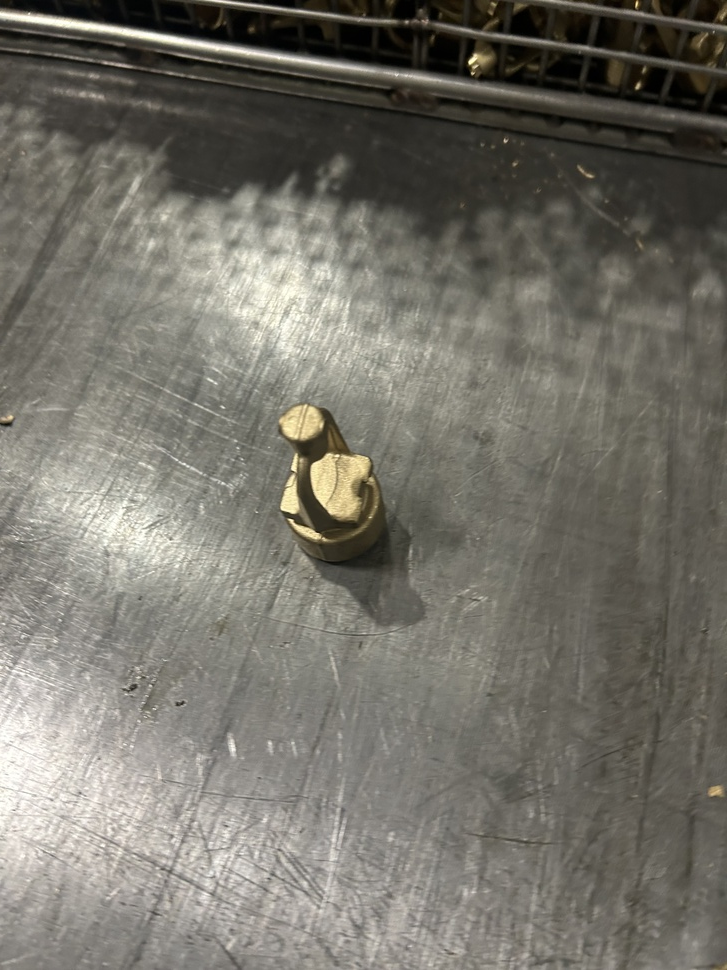
#> input picture Deep_Learning/Opencv_Worked/Torun_Metal/dataset/test/NOK/IMG_1134.JPG, 727 x 970 px, shrunk from 3024 x 4032 before the run
$ python -i utlis.py   (imports and definitions only)
#> lines starting #> are read from the running program, lines starting #| are printed output that depends on the picture; after the words box and inside, x2 and y2 are one past the last pixel; in counts of white or black regions, pixels touching at a corner belong together
#> further down, picture is the input picture: shape (970, 727, 3); mean B, G, R 105.9, 114.8, 117.5
"""
Idea:
    - first extract the A4-sized paper itself
    - we use the standard dimensions of the paper to determine the dimensions of the contained objects
    - the function takes in an image and applies filters to it
    - it finds the positions of the objects within the image and
    - returns it in a suitable format
"""
import cv2
import numpy as np


"""
function to get the edges from the image
"""
def getContours(img, cannyThreshold=[100, 100], showCanny=False, thresholdArea=1000, filter=0, draw=False):
    # Convert the image to greyscale
#> called with showCanny = False, thresholdArea = 1000, filter = 0, draw = False
    greyImg = cv2.cvtColor(img, cv2.COLOR_BGR2GRAY)

    """
        Apply Gaussian Blur to the image to remove the Gaussian noise
        Doing so will reduce the high-frequency components from the image
    """
    blurImg = cv2.GaussianBlur(greyImg, (5, 5), 1)

    # Get the edges from the grey-scale image using the Canny edge-detection algorithm
    cannyImg = cv2.Canny(blurImg, cannyThreshold[0], cannyThreshold[1])
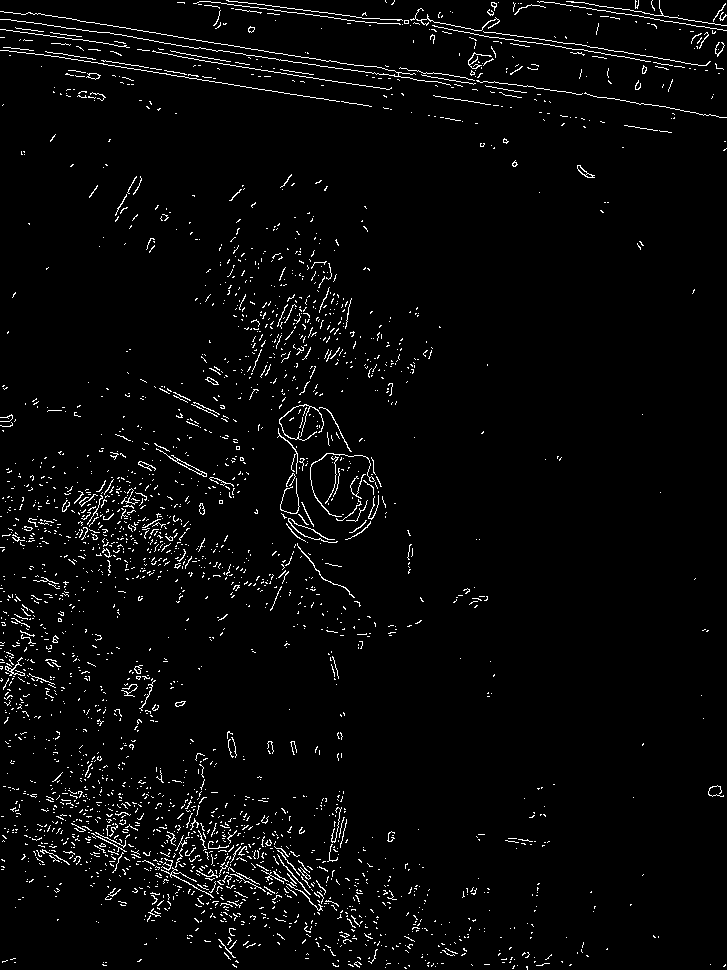
#> cannyImg: shape (970, 727); 3.1% white in thin lines or dots

    # We chose a 5x5 kernel with its center as the anchor
    kernel = np.ones((5, 5))

    """
        Apply dilation to the image to ensure thicker edges
        The dilate function will compute the maximum pixel brightness after overlapping original image with the kernel
        In doing so, the final image that we get has broader edges
    """
    dilateImg = cv2.dilate(cannyImg, kernel, iterations=3)
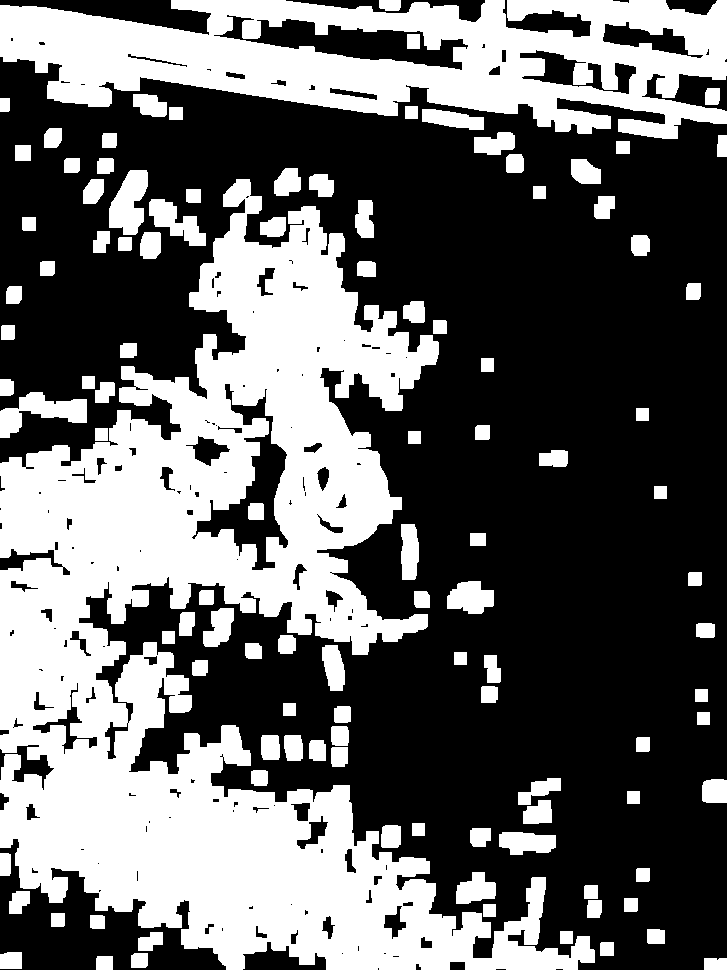
#> dilateImg: shape (970, 727); 39.7% white; 109 white regions, largest, box (x1, y1, x2, y2) and area: (0, 179, 595, 970) 182885, (0, 0, 727, 139) 57562, (0, 392, 87, 438) 1884

    """
        Apply erosions so that the edges become thin again
        The erode function will compute the minimum pixel brightness after overlapping original image with the kernel
        In doing so, the final image that we get has thinner edges
    """
    thresholdImg = cv2.erode(dilateImg, kernel, iterations=2)
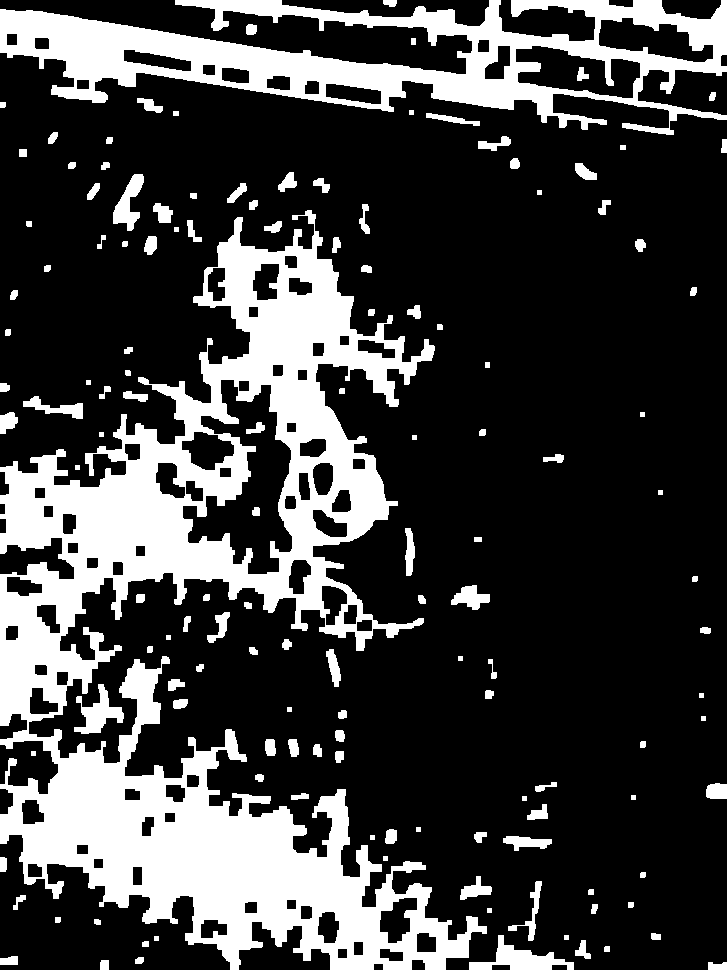
#> thresholdImg: shape (970, 727); 24.9% white; 138 white regions

    # Display if the  user wants to see the canny image
    if showCanny:
        cv2.imshow('Canny', cannyImg)

    """
        we need to find the EXTREME OUTER border of the shape in the current frame
        hence, we use RETR_EXTERNAL mode and
        CHAIN_APPROX_SIMPLE method to remove the redundant vertices along a single-line chain
    """
    contours, heirarchy = cv2.findContours(thresholdImg, cv2.RETR_EXTERNAL, cv2.CHAIN_APPROX_SIMPLE)
#> contours = 135 contours, 23 with area under 20; largest, box (x1, y1, x2, y2) and area: (0, 210, 487, 970) 144384, (0, 0, 727, 135) 45251, (469, 935, 574, 970) 1297, (74, 684, 124, 734) 962, (113, 174, 144, 231) 774
    finalContours = []

    for i in contours:
        area = cv2.contourArea(i)
        if area > thresholdArea:
            # Get the perimeter of the contour
            perimeter = cv2.arcLength(i, True)

            """
                We smoothen out the current contour using the approxPolyDP function but
                we try to keep the value of the approximation within 0.2% of the perimeter value
            """
            approx = cv2.approxPolyDP(i, 0.002 * perimeter, True)

            # Get the top-left (x, y) coordinates of the bounding-rectangle and its width and height
            boundingBox = cv2.boundingRect(approx)

            if filter > 0:
                if len(approx) == filter:
                    finalContours.append([len(approx), area, approx, boundingBox, i])
            else:
                finalContours.append([len(approx), area, approx, boundingBox, i])
#> this loop made 135 passes
#> (area, perimeter, boundingBox) on passes 10, 104, 135: (1297, 293.5, (469, 935, 105, 35)), (144383.5, 8046.1, (0, 210, 487, 760)), (45251, 3680.9, (0, 0, 727, 135))
#> after the loop, finalContours = 3 items

    # Sort the contours array in decreasing order of the contour area
    finalContours = sorted(finalContours, key=lambda x: x[1], reverse=True)

    # Draw the image of the user wants the image to be drawn
    if draw:
        for contour in finalContours:
            # Add a red border to each shape
            cv2.drawContours(img, contour[4], -1, (0, 0, 255), 3)

    return img, finalContours


"""
    helps appropriately label the corners for processing
    eg: if 2->3->1->4 conv to 1->2->3->4 in clockwise order
"""
# [34 lines left out: functions reorder, warpImage, not called in this run]


"""
function to calculate the distance between two points
"""
# [5 lines left out: function findDistance, not called in this run]

>>> import cv2
>>> picture = cv2.imread('dataset/test/NOK/IMG_1134.JPG')
>>> result = getContours(picture)

$ run again, on Deep_Learning/Opencv_Worked/Torun_Metal/dataset/test/NOK/IMG_1135.JPG
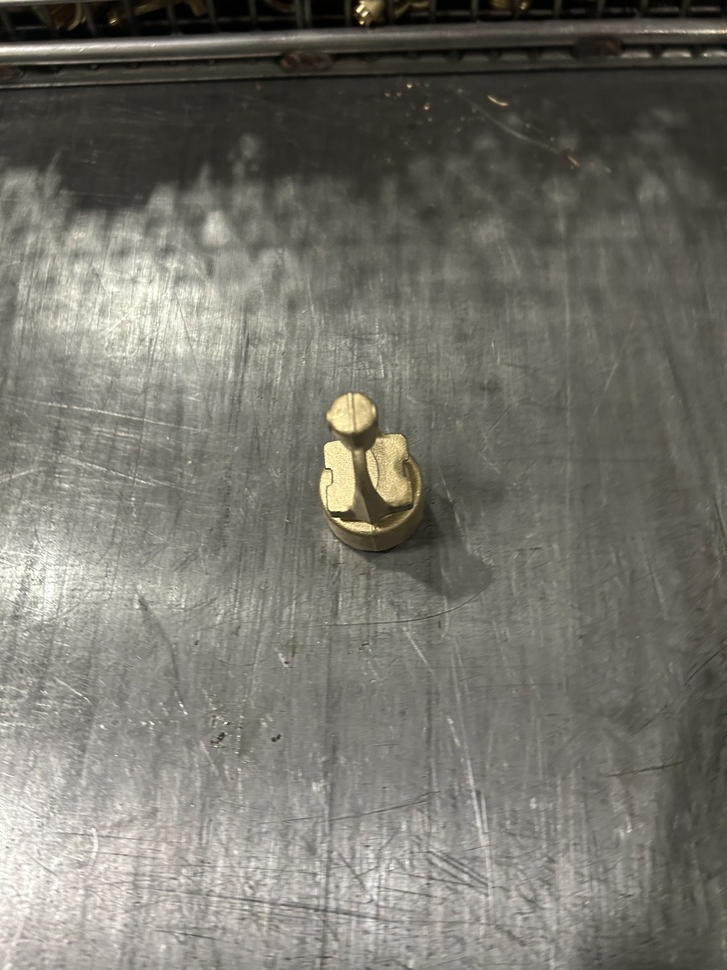
#> input picture Deep_Learning/Opencv_Worked/Torun_Metal/dataset/test/NOK/IMG_1135.JPG, 727 x 970 px, shrunk from 3024 x 4032 before the run
#> picture is the input picture: shape (970, 727, 3); mean B, G, R 107, 115.8, 118.5
#> in getContours, `cannyImg = cv2.Canny(blurImg, cannyThreshold[0], cannyThreshold[1])`:
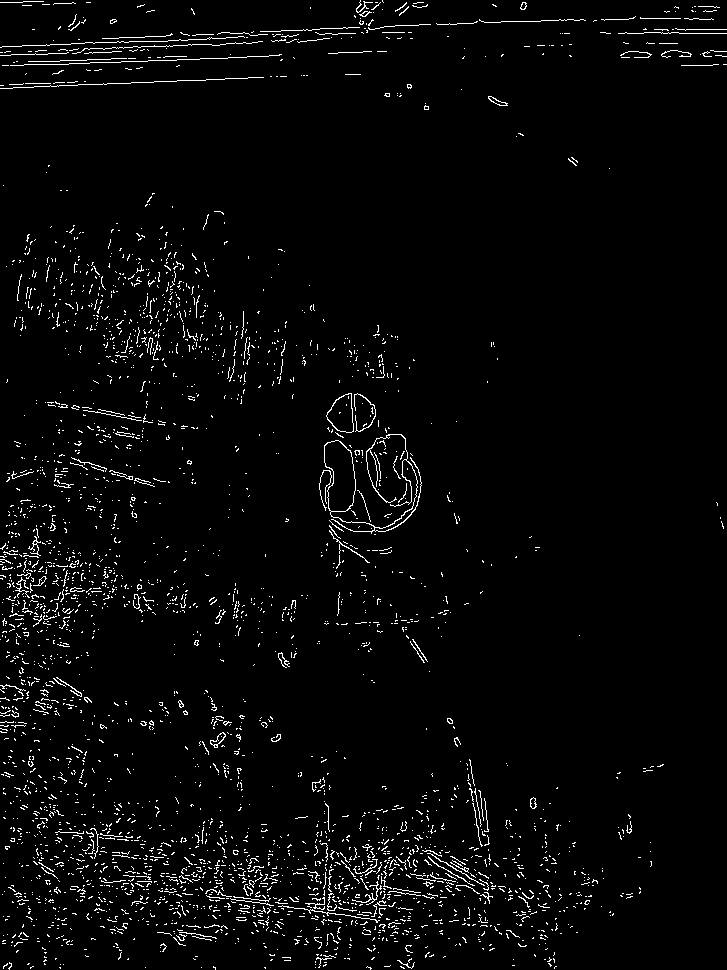
#> cannyImg: shape (970, 727); 3% white in thin lines or dots
#> dilateImg: shape (970, 727); 39.9% white; 88 white regions, largest, box (x1, y1, x2, y2) and area: (0, 217, 620, 970) 212226, (0, 0, 727, 95) 34612, (179, 684, 259, 817) 5184
#> in getContours, `thresholdImg = cv2.erode(dilateImg, kernel, iterations=2)`:
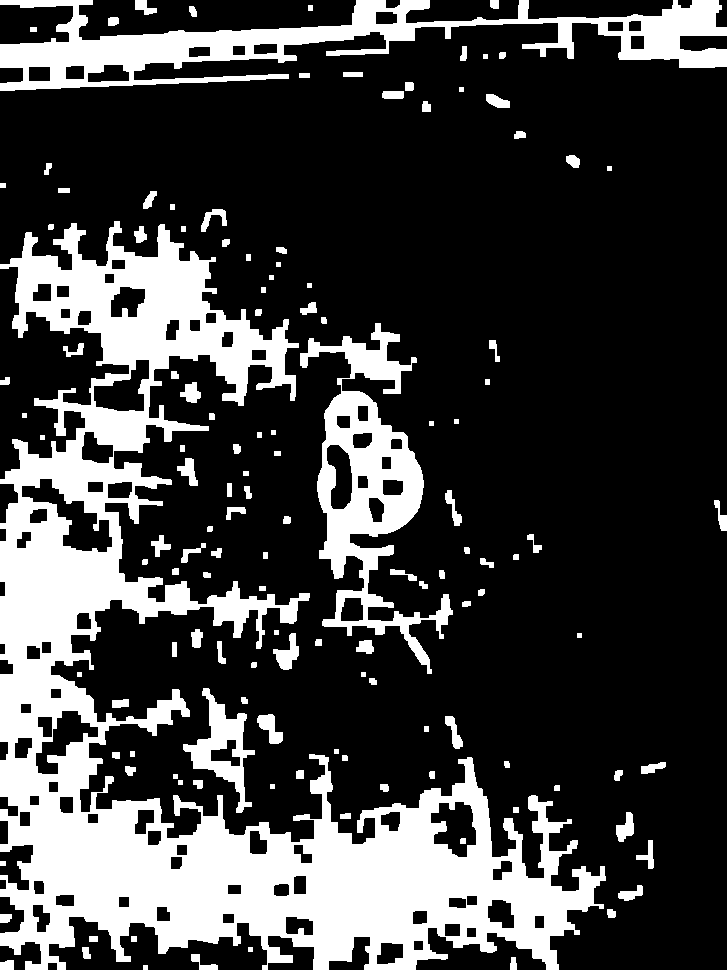
#> thresholdImg: shape (970, 727); 25.4% white; 134 white regions
#> contours = 133 contours, 21 with area under 20; largest, box (x1, y1, x2, y2) and area: (0, 221, 606, 970) 141927, (0, 0, 727, 91) 22352, (300, 323, 453, 674) 17979, (183, 688, 255, 813) 3122, (273, 633, 299, 670) 428
#> the loop in getContours, `for i in contours:` made 133 passes
#> (area, perimeter, boundingBox) on passes 38, 93, 107, 133: (3122, 425.5, (183, 688, 72, 125)), (17979, 1913.7, (300, 323, 153, 351)), (141927, 8794.3, (0, 221, 605, 749)), (22352, 2998.7, (0, 0, 727, 91))
#> after the loop in getContours, `for i in contours:`: finalContours = 4 items

$ run again, on Deep_Learning/Opencv_Worked/Torun_Metal/dataset/test/NOK/IMG_1136.JPG
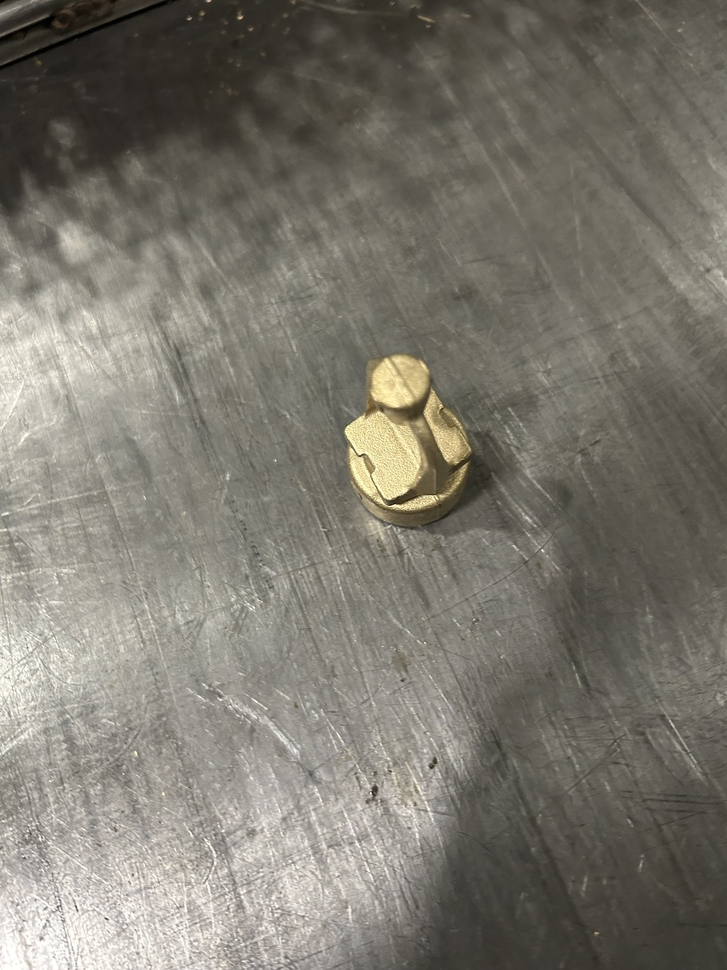
#> input picture Deep_Learning/Opencv_Worked/Torun_Metal/dataset/test/NOK/IMG_1136.JPG, 727 x 970 px, shrunk from 3024 x 4032 before the run
#> picture is the input picture: shape (970, 727, 3); mean B, G, R 110.5, 120.2, 123.4
#> in getContours, `cannyImg = cv2.Canny(blurImg, cannyThreshold[0], cannyThreshold[1])`:
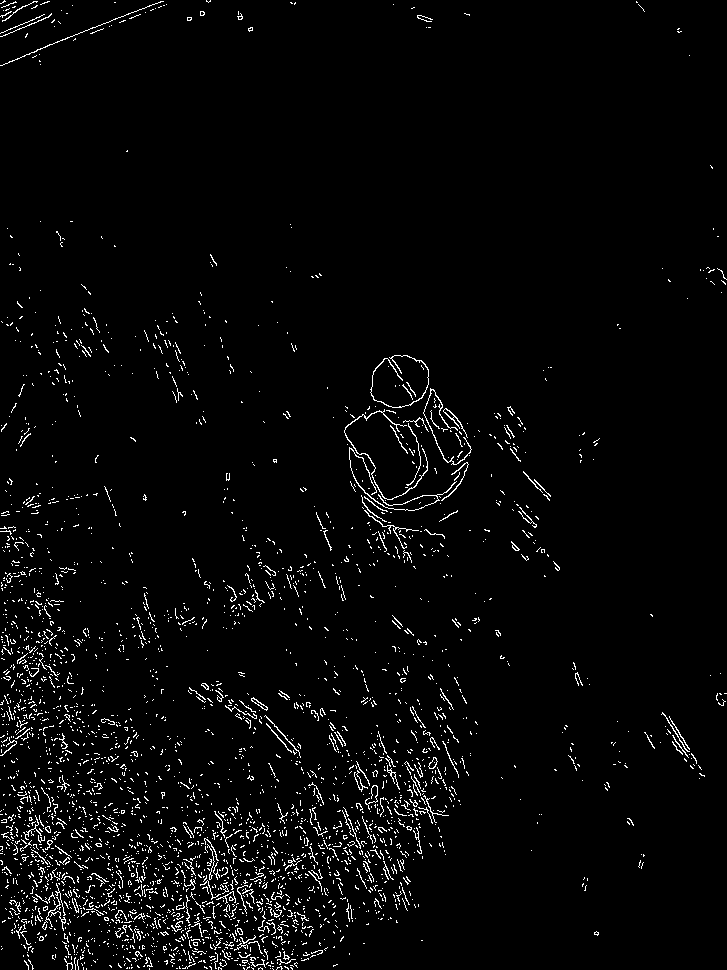
#> cannyImg: shape (970, 727); 2.9% white in thin lines or dots
#> dilateImg: shape (970, 727); 34.2% white; 96 white regions, largest, box (x1, y1, x2, y2) and area: (0, 472, 484, 970) 143841, (186, 349, 557, 644) 37629, (0, 284, 139, 457) 9837
#> in getContours, `thresholdImg = cv2.erode(dilateImg, kernel, iterations=2)`:
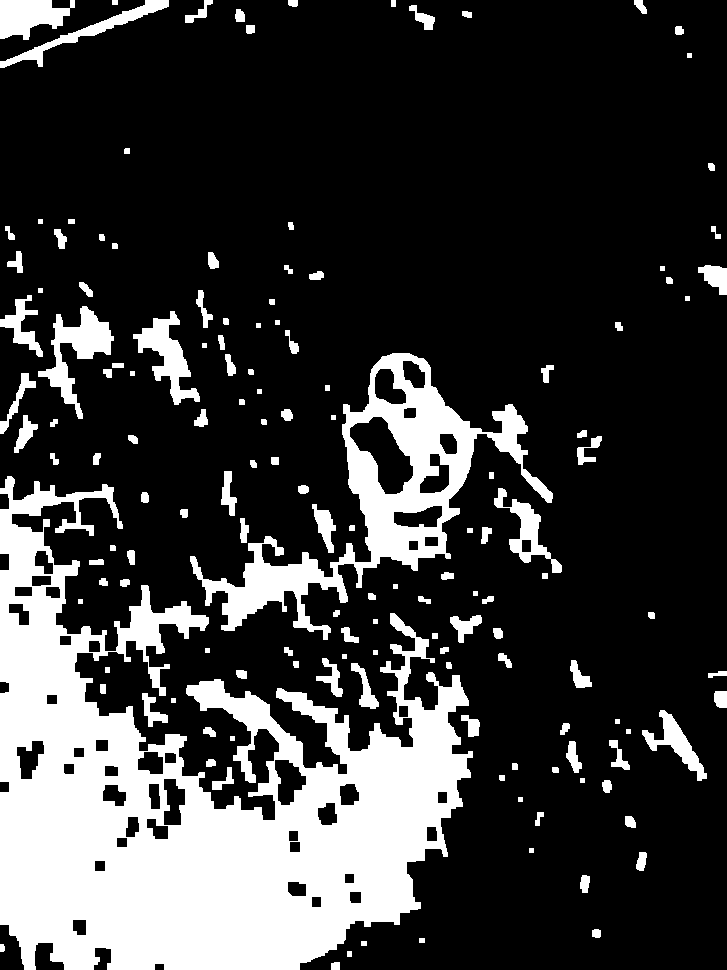
#> thresholdImg: shape (970, 727); 22.5% white; 147 white regions
#> contours = 147 contours, 25 with area under 20; largest, box (x1, y1, x2, y2) and area: (0, 476, 473, 970) 115900, (190, 353, 553, 640) 26042, (38, 306, 114, 419) 2591, (133, 311, 200, 405) 2082, (0, 0, 75, 40) 1857
#> the loop in getContours, `for i in contours:` made 147 passes
#> (area, perimeter, boundingBox) on passes 28, 74, 76, 102, 110, 111, 145, 147: (1216.5, 268.4, (642, 710, 65, 71)), (1484, 338, (494, 488, 68, 85)), (115900, 5347.2, (0, 476, 473, 494)), (26041.5, 2154.5, (190, 353, 363, 287)), (2081.5, 390.6, (133, 311, 67, 94)), (2591, 468.5, (38, 306, 76, 113)), (1489, 427.8, (0, 0, 169, 68)), (1857, 249.5, (0, 0, 75, 40))
#> after the loop in getContours, `for i in contours:`: finalContours = 8 items
